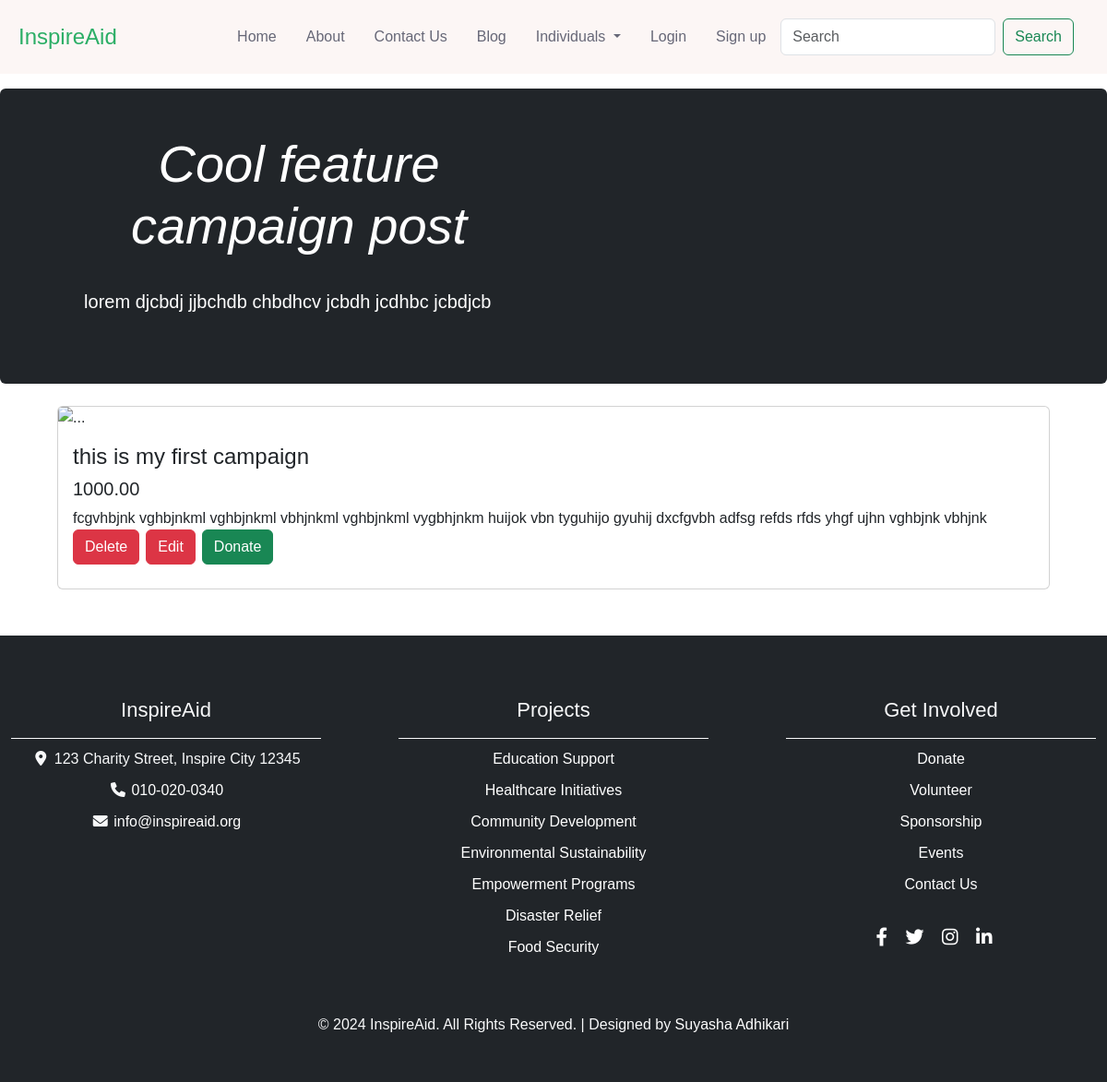
The app's page /campaign/this-is-my-first-campaign/, older data.
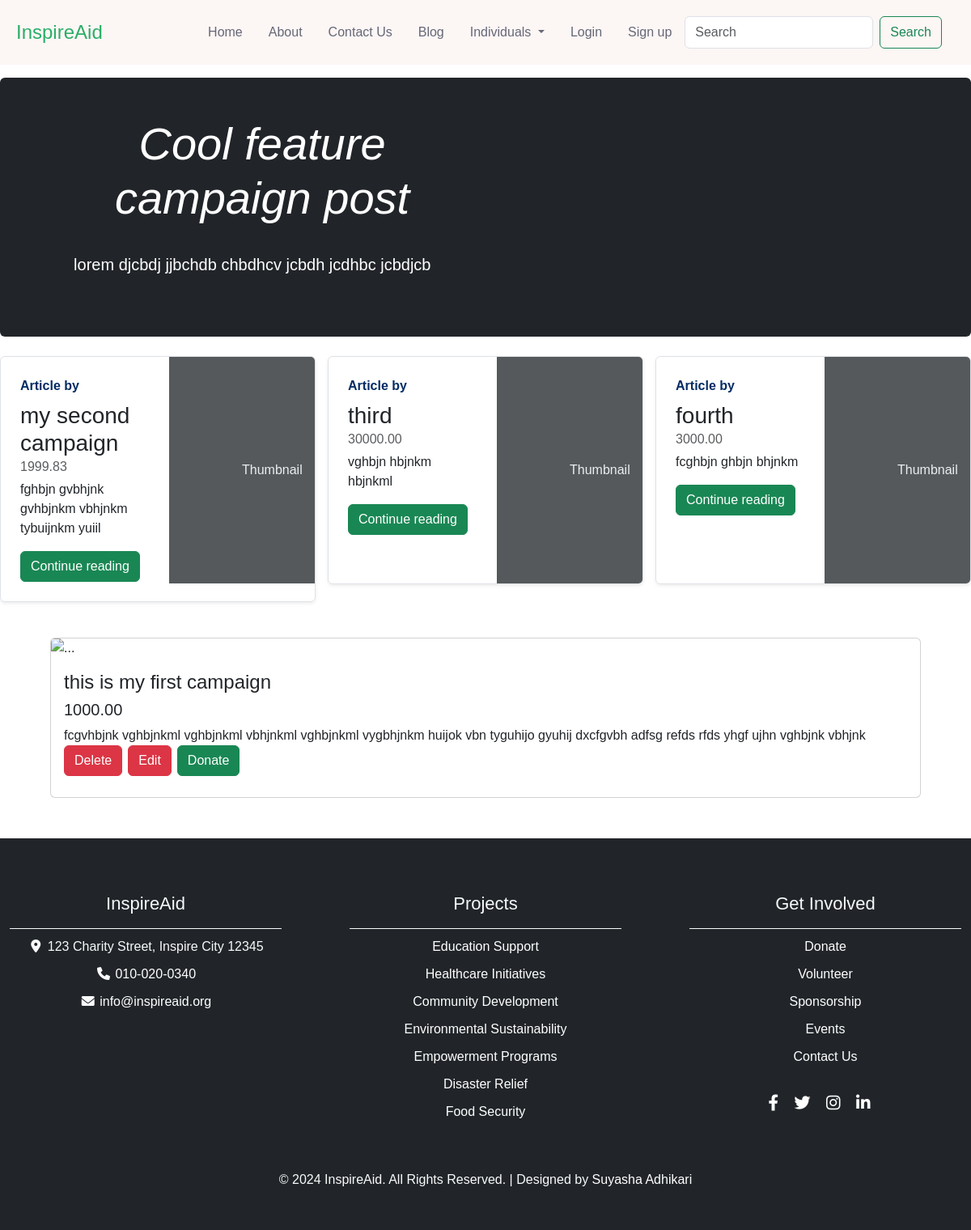
The same page, newer data.
### campaign/models.py (models this page shows, shortened)
class Campaign(models.Model):
    title = models.CharField(max_length=255)
    description = models.TextField()
    target_amount = models.DecimalField(max_digits=10, decimal_places=2)
    current_amount = models.DecimalField(max_digits=10, decimal_places=2, default=0.0)
    created_at = models.DateTimeField(auto_now_add=True)
    slug=models.CharField(max_length=130,unique=True, blank=True)

### campaign/views.py (the view)
# urls.py: path('<slug:slug>/', CampaignDetailView.as_view(), name='campaigndetail'),
class CampaignDetailView(DetailView):
    model=Campaign
    template_name='campaign/campaignDetail.html'
    def get_context_data(self, **kwargs):
        context = super().get_context_data(**kwargs)
        current_campaign = self.get_object()
        recommended_campaigns = Campaign.objects.exclude(pk=current_campaign.pk)[:3]
        context['recommended_campaigns'] = recommended_campaigns
        return context

### templates/campaign/campaignDetail.html (shortened to what this page needs)
{% extends "base.html" %}
{% block extrastyles %}
    {% load static %}
    <link rel="stylesheet" type="text/css" href="{% static 'campaignPost.css' %}">
{% endblock extrastyles %}
{% block body %}
<div style="margin-top: 8%;">
<div class="p-4 p-md-5 mb-4 text-white bg-dark rounded " >
    <div class="col-md-6 px-0">
        <h1 class="display-4 fst-italic"> Cool feature campaign post</h1>
        <p class="lead my-3">lorem djcbdj jjbchdb chbdhcv jcbdh jcdhbc jcbdjcb</p>
        <p class="lead mb-0">
        </p>
    </div>
</div>
</div>
<div class="recommended-campaigns">
    {% for recommended_campaign in recommended_campaigns %}
        <div class="recommended-campaign">
            <div class="row g-0 border rounded overflow-hidden flex-md-row mb-4 shadow-sm h-md-250 position-relative">
                <div class="col p-4 d-flex flex-column position-static">
                    <strong class="d-inline-block mb-2 text-primary-emphasis">Article by {{post.author}}</strong>
                    <h3 class="mb-0">{{recommended_campaign.title}}</h3>
                    <div class="mb-1 text-body-secondary">{{ recommended_campaign.target_amount }}</div>
                    <p class="card-text mb-auto">{{recommended_campaign.description| truncatechars:50}}</p>
                    <div class="mt-3">
                        <a href="/campaign/{{ recommended_campaign.slug }}" role="button" class="btn btn-success">Continue reading</a>
                    </div>
                </div>
                <div class="col-auto d-none d-lg-block">
                    <svg class="bd-placeholder-img" width="180" height="280" xmlns="http://www.w3.org/2000/svg" role="img" aria-label="Placeholder: Thumbnail" preserveAspectRatio="xMidYMid slice" focusable="false"><title>Placeholder</title><rect width="100%" height="100%" fill="#55595c"></rect><text x="50%" y="50%" fill="#eceeef" dy=".3em">Thumbnail</text></svg>
                </div>
            </div>
        </div>
    {% endfor %}
</div>
<section class="blog-section blog-detail ">
    <div class="container">
        <div class="row ">
            <div class="col-xl-11 mx-auto">
                <div class="card blog-box">
                    <img src="#" class="card-img-top" alt="...">
                    <div class="card-body">
                        <h4 class="card-title">{{object.title}}</h4>
                        <h5 class="card-title">{{object.target_amount}}</h5>
                        <div class="blog-desc">
                            <p class="card-text">{{object.description}}</p>
                        </div>
                        <div class="btn-group">
                            <a href="#" class="btn btn-danger me-2 rounded">Delete</a>
                            <a href="#" class="btn btn-danger me-2 rounded">Edit</a>
                            <a href="#" class="btn btn-success rounded">Donate</a>
                        </div>
                    </div>
                </div>
            </div>
        </div>
    </div>
</section>
{% endblock body %}

Row changes from the older to the newer data that the page shows:
added Campaign: title "my second campaign", target_amount "1999.83", description "fghbjn gvbhjnk gvhbjnkm vbhjnkm tybuijnkm yuiil"
added Campaign: title "third", target_amount "30000.00", description "vghbjn hbjnkm hbjnkml"
added Campaign: title "fourth", target_amount "3000.00", description "fcghbjn ghbjn bhjnkm"
